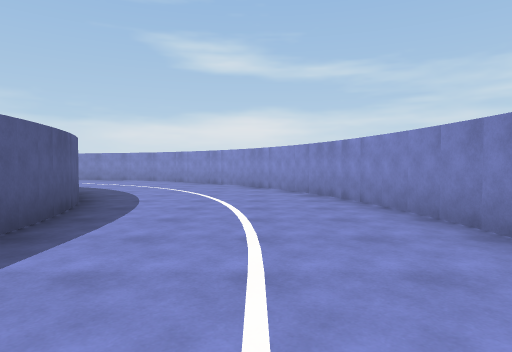
view 1 (above)

18 first-person views from a walk through a Unity game level. The camera is 1.3 m above the floor, tilts 2° down and sees 75° across. The floor is counted in squares, 2 m on a side. Each view is taken from the middle of a square. On the plan, view 1 faces up. The plan holds only what a view shows up to about 10 squares ahead; the rest is blank. The place goes on beyond the plan. The player is left out. Some animated figures are left out.

view 2
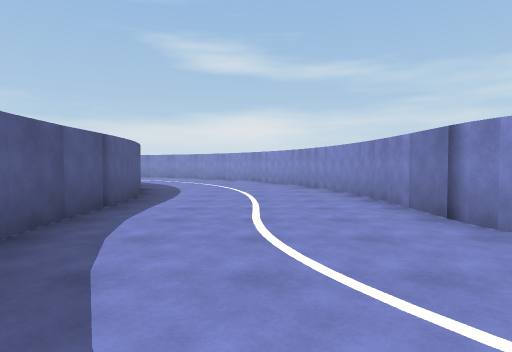

view 3
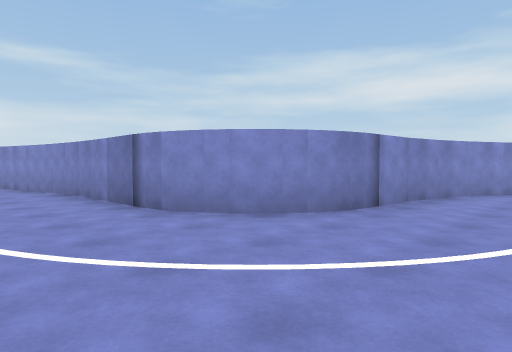

view 4
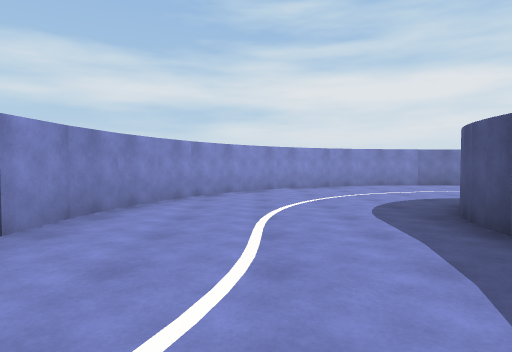

view 5
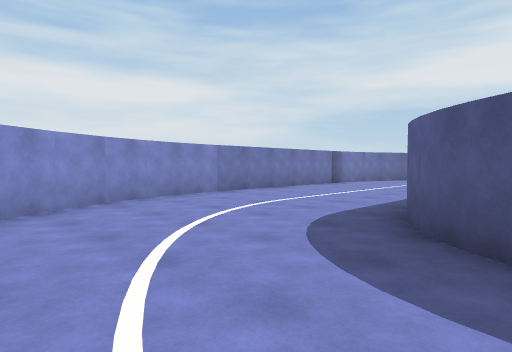

view 6
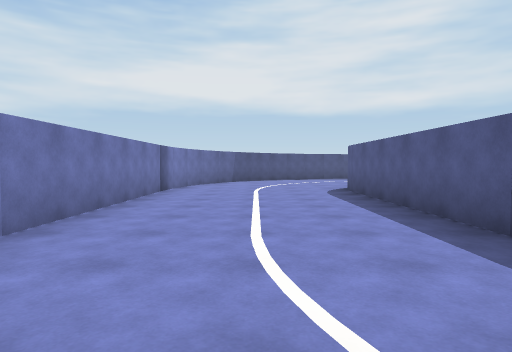

view 7
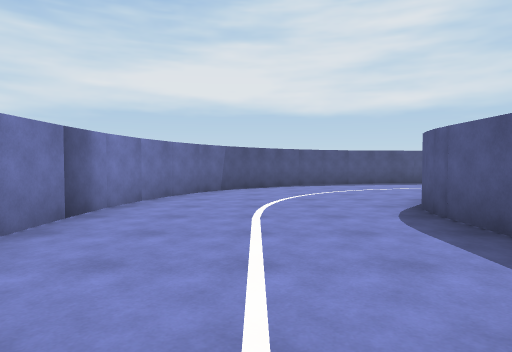

view 8
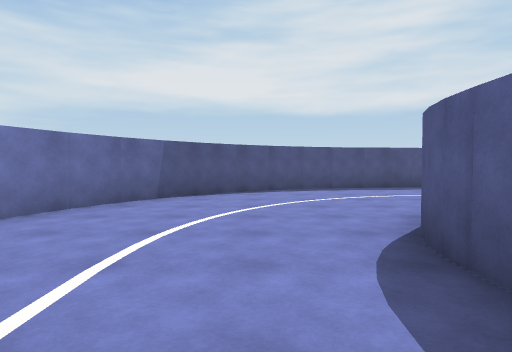

view 9
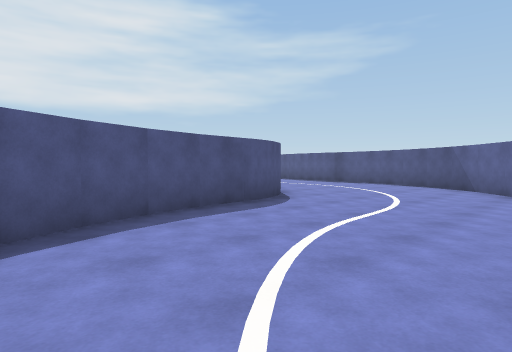

view 10
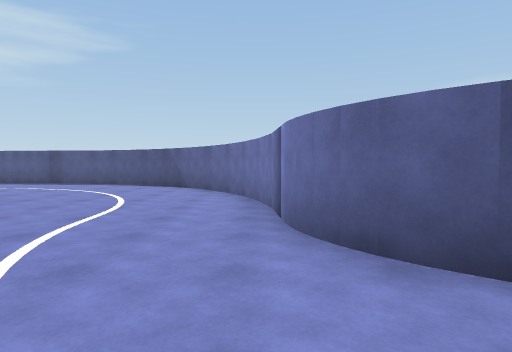

view 11
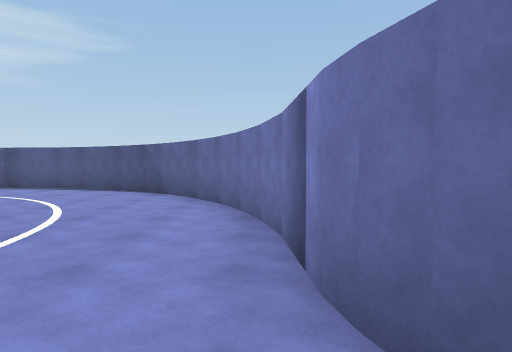

view 12
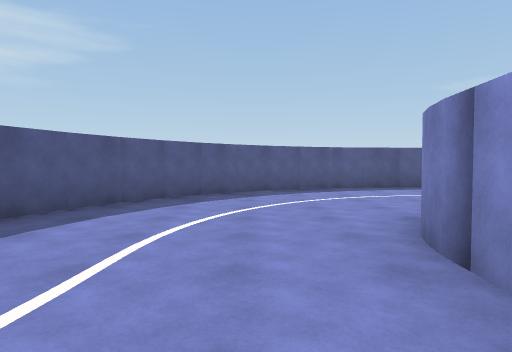

view 13
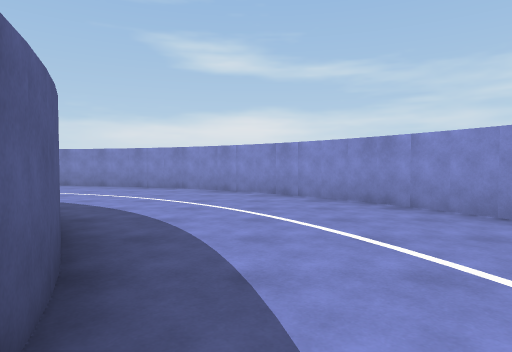

view 14
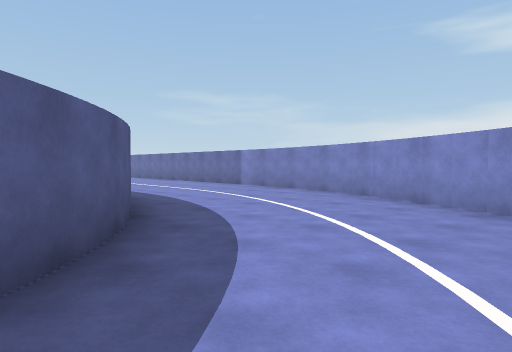

view 15
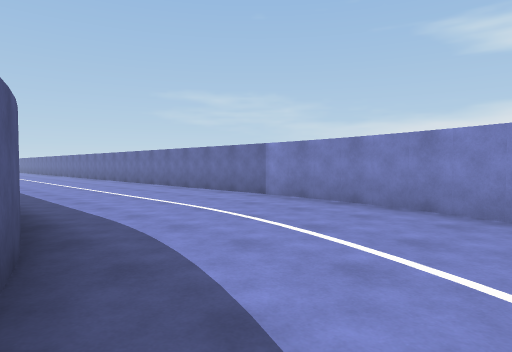

view 16
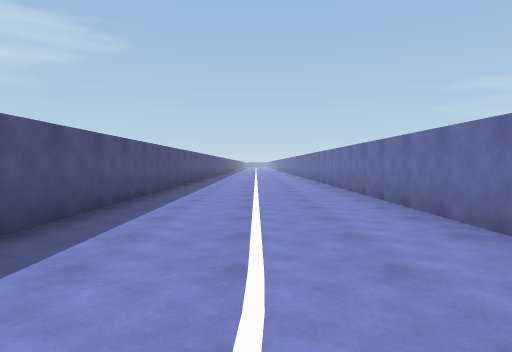

view 17
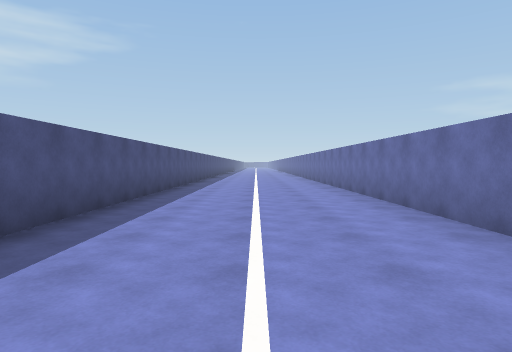

view 18
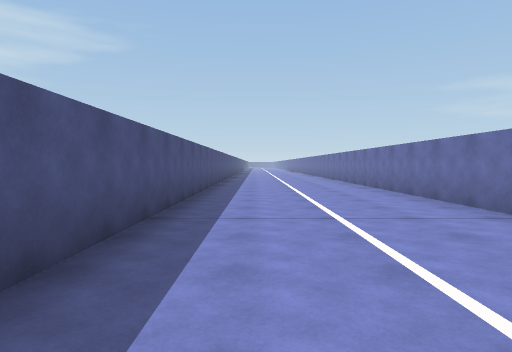

### Floor plan
Points are (right, up) in squares from view 1. A wall is a line through its corners. A room is listed if a view was taken in it or the views show most of it. See-through windows are left out.
Room 1 (views 1, 2, 3, 4, 5, 6, 7, 8, 9, 10, 11, 12, 13, 14, 15, 16, 17, 18)
walls: (-1.7, -1.8) (-1.3, -2.7); (-2.1, -0.9) (-1.7, -1.9); (-2.2, 0) (-2, -1); (-1.3, -2.6) (-0.8, -3.5); (-0.8, -3.4) (-0.2, -4.2); (-0.2, -4.1) (0.6, -4.8); (2.4, 0.2) (2.3, 0.7); (2.6, -0.2) (2.4, 0.3); (2.4, 0.5) (2.1, 4.7); (2.7, -0.4) (2.5, 0); (2.9, -0.7) (2.6, -0.3); (0.5, -4.7) (1.4, -5.4); (3.4, -1.2) (3, -0.8); (1.2, -5.2) (2.2, -5.7); (-2.5, 3.8) (-2.2, -0.1); (4.3, -1.6) (3.8, -1.4); (2.1, -5.7) (3.1, -6.1); (4.7, -1.7) (4.2, -1.6); (-2.6, 4.6) (-2.4, 3.7); (2.1, 4.5) (1.8, 5.8); (6, -1.8) (4.5, -1.7); (1.8, 5.7) (1.4, 7); (-3.3, 6.3) (-3, 5.6) (-2.6, 4.5); (5, -6.3) (5.5, -6.3); (7, -2) (5.9, -1.8); (1.5, 6.8) (1.2, 7.5); (5.3, -6.3) (5.8, -6.4); (1.3, 7.4) (0.3, 9.2); (5.9, -6.5) (6.4, -6.7); (7.9, -2.3) (6.8, -1.9); (6.3, -6.6) (6.7, -6.9); (6.6, -6.8) (7, -7.2); (-4.6, 7.9) (-4, 7.2); (8.8, -2.8) (7.8, -2.2); (0.4, 9.1) (-0.8, 10.6); (7.1, -7.3) (7.4, -7.7); (-5.2, 8.4) (-4.5, 7.8); (7.3, -7.6) (7.5, -8); (9.5, -3.2) (8.6, -2.7); (-5.8, 8.7) (-5.1, 8.3); (-0.7, 10.4) (-1.6, 11.4); (10.2, -3.9) (9.4, -3.2); (7.7, -8.9) (7.7, -14.4); (-1.5, 11.3) (-2.5, 12.1); (10.9, -4.6) (10.2, -3.7); (-8, 9.5) (-7, 9.2); (-8.3, 9.6) (-7.8, 9.5); (11.3, -5.4) (10.8, -4.6); (-2.4, 12) (-4.1, 13); (11.7, -6.2) (11.2, -5.2); (-3.9, 12.9) (-5.1, 13.5) (-6.9, 14); (12, -7.1) (11.7, -6.1); (12.2, -8.1) (12, -7); (7.7, -14.3) (7.6, -14.8); (-6.7, 13.9) (-8.1, 14.2); (7.6, -14.7) (7.4, -15.2); (3.2, -16.9) (2.1, -17.3); (4.1, -16.7) (3, -17); (2.2, -17.2) (1.2, -17.7); (-8, 14.2) (-8.7, 14.3); (7, -15.8) (6.6, -16.2); (1.3, -17.7) (0.5, -18.2); (6.7, -16.1) (6.3, -16.4); (6.4, -16.3) (5.7, -16.6) (4, -16.8); (6.1, -16.5) (5.6, -16.6); (-8.6, 14.3) (-22.5, 14.3); (0.6, -18.2) (-0.2, -18.9); (-0.1, -18.8) (-0.8, -19.6); (-0.7, -19.5) (-1.4, -20.4); (-1.3, -20.3) (-1.7, -21.2); (12.3, -15) (12.3, -8); (12, -16) (12.2, -15); (-1.7, -21.1) (-1.9, -21.6); (11.7, -16.9) (12, -15.9); (11.2, -17.8) (11.8, -16.8); (10.7, -18.5) (11.3, -17.7); (10.1, -19.2) (10.8, -18.4); (6, -21.2) (7, -21); (9.4, -19.9) (10.2, -19.1); (6.9, -21.1) (7.9, -20.7); (7.8, -20.8) (8.7, -20.3) (9.5, -19.7); (-22.5, 9.7) (-10.9, 9.7)

Where each view was taken, in squares from view 1:
view 1: 0 up, 0 right, facing up
view 2: 3 down, 0 right, facing up
view 3: 4 down, 0 right, facing up-right
view 4: 4 down, 2 right, facing right
view 5: 4 down, 6 right, facing down-right
view 6: 6 down, 10 right, facing down
view 7: 10 down, 10 right, facing down
view 8: 12 down, 9 right, facing down
view 9: 17 down, 9 right, facing down-left
view 10: 17 down, 9 right, facing left
view 11: 17 down, 7 right, facing left
view 12: 3 down, 7 right, facing left
view 13: 4 up, 2 left, facing up
view 14: 7 up, 2 left, facing up-left
view 15: 9 up, 5 left, facing up-left
view 16: 12 up, 8 left, facing left
view 17: 12 up, 12 left, facing left
view 18: 11 up, 16 left, facing left
